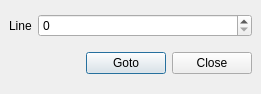
<ui version="4.0" >
 <class>GotoLineDialog</class>
 <widget class="QDialog" name="GotoLineDialog" >
  <property name="geometry" >
   <rect>
    <x>0</x>
    <y>0</y>
    <width>261</width>
    <height>94</height>
   </rect>
  </property>
  <property name="windowTitle" >
   <string>Goto Line</string>
  </property>
  <layout class="QGridLayout" >
   <property name="margin" >
    <number>9</number>
   </property>
   <property name="spacing" >
    <number>6</number>
   </property>
   <item row="1" column="0" >
    <layout class="QHBoxLayout" >
     <property name="margin" >
      <number>0</number>
     </property>
     <property name="spacing" >
      <number>6</number>
     </property>
     <item>
      <spacer>
       <property name="orientation" >
        <enum>Qt::Horizontal</enum>
       </property>
       <property name="sizeHint" >
        <size>
         <width>131</width>
         <height>31</height>
        </size>
       </property>
      </spacer>
     </item>
     <item>
      <widget class="QPushButton" name="gotoButton" >
       <property name="text" >
        <string>Goto</string>
       </property>
       <property name="default" >
        <bool>true</bool>
       </property>
      </widget>
     </item>
     <item>
      <widget class="QPushButton" name="closeButton" >
       <property name="text" >
        <string>Close</string>
       </property>
      </widget>
     </item>
    </layout>
   </item>
   <item row="0" column="0" >
    <layout class="QHBoxLayout" >
     <property name="margin" >
      <number>0</number>
     </property>
     <property name="spacing" >
      <number>6</number>
     </property>
     <item>
      <widget class="QLabel" name="label" >
       <property name="sizePolicy" >
        <sizepolicy>
         <hsizetype>1</hsizetype>
         <vsizetype>1</vsizetype>
         <horstretch>0</horstretch>
         <verstretch>0</verstretch>
        </sizepolicy>
       </property>
       <property name="text" >
        <string>Line</string>
       </property>
       <property name="buddy" >
        <cstring>spinLine</cstring>
       </property>
      </widget>
     </item>
     <item>
      <widget class="QSpinBox" name="spinLine" >
       <property name="sizePolicy" >
        <sizepolicy>
         <hsizetype>7</hsizetype>
         <vsizetype>0</vsizetype>
         <horstretch>0</horstretch>
         <verstretch>0</verstretch>
        </sizepolicy>
       </property>
      </widget>
     </item>
    </layout>
   </item>
  </layout>
 </widget>
 <resources/>
 <connections/>
</ui>
